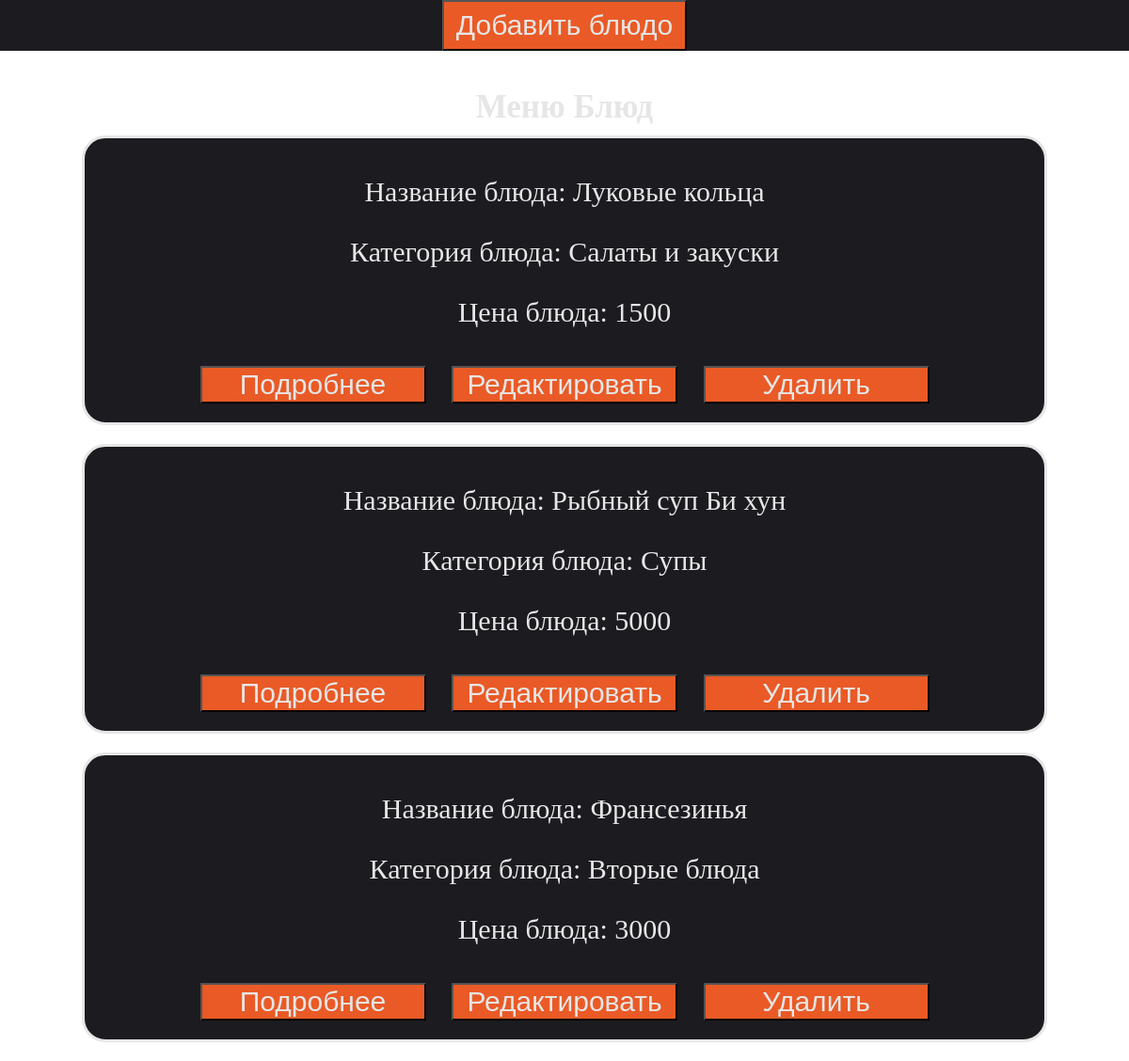
The page / on the database its author committed.
### menu/models.py (models this page shows, shortened)
class Dish(models.Model):
    name = models.CharField(max_length=80)
    category = models.OneToOneField(Category, on_delete=models.CASCADE)
    description = models.TextField()
    price = models.PositiveIntegerField()

class Category(models.Model):
    title = models.CharField(max_length=100)
    def __str__(self):
        return f"{self.title}"

### menu/views.py (the view)
# urls.py: path('', DishListView.as_view(), name='main_page'),
class DishListView(ListView):
    model = Dish
    template_name = 'main_page.html'
    context_object_name = 'dishes'

### templates/main_page.html (shortened to what this page needs)
<!DOCTYPE html>
<html lang="en">
<head>
</head>
<body>
    <div class="header">
        <a href="{% url 'add_dish' %}"><button type="button" class="btn_h">Добавить блюдо</button></a>
    </div>
    <h1 style="font-size: 35px;
    margin-bottom: 10px;
    color: rgb(230, 230, 230);">Меню Блюд</h1>
    {% for dish in dishes %}
        <div class="block">
            <p class="tag">Название блюда: {{ dish.name }}</p>
            <p class="tag">Категория блюда: {{ dish.category }}</p>
            <p class="tag">Цена блюда: {{ dish.price }}</p>
            <a href="{% url 'info_dish' dish.pk %}"><button class="btn">Подробнее</button></a>
            <a href="{% url 'update_dish' dish.pk %}"><button class="btn">Редактировать</button></a>
            <a href="{% url 'delete_dish' dish.pk %}"><button class="btn">Удалить</button></a>
        </div>
    {% endfor %}
</body>
</html>

### templates/main_page.html (style rules this page uses)
* { margin: 0; text-align: center; font-size: 30px; }
body { background-image: url('https://top-fon.com/uploads/posts/2023-02/1675240327_top-fon-com-p-fon-dlya-prezentatsii-kafe-205.jpg'); background-repeat: no-repeat; background-size: cover; }
.header { margin: auto; display: grid; grid-template-columns: repeat(1, 1fr); background-color: rgb(28, 27, 32); margin-bottom: 40px; }
.btn_h { padding: 8px; width: 260px; background-color: rgb(233, 90, 38); color: rgb(230, 230, 230); }
.block { margin: auto; margin-bottom: 20px; border: 3px solid; border-radius: 25px; width: 1000px; padding: 10px; background-color: rgb(28, 27, 32); color: rgb(230, 230, 230); }
.tag { margin: 30px; }
.btn { margin: 10px; width: 240px; background-color: rgb(233, 90, 38); color: rgb(230, 230, 230); }

### rows shown on the page
Dish: name "Луковые кольца", category "Салаты и закуски", price "1500"
Dish: name "Рыбный суп Би хун", category "Супы", price "5000"
Dish: name "Франсезинья", category "Вторые блюда", price "3000"
